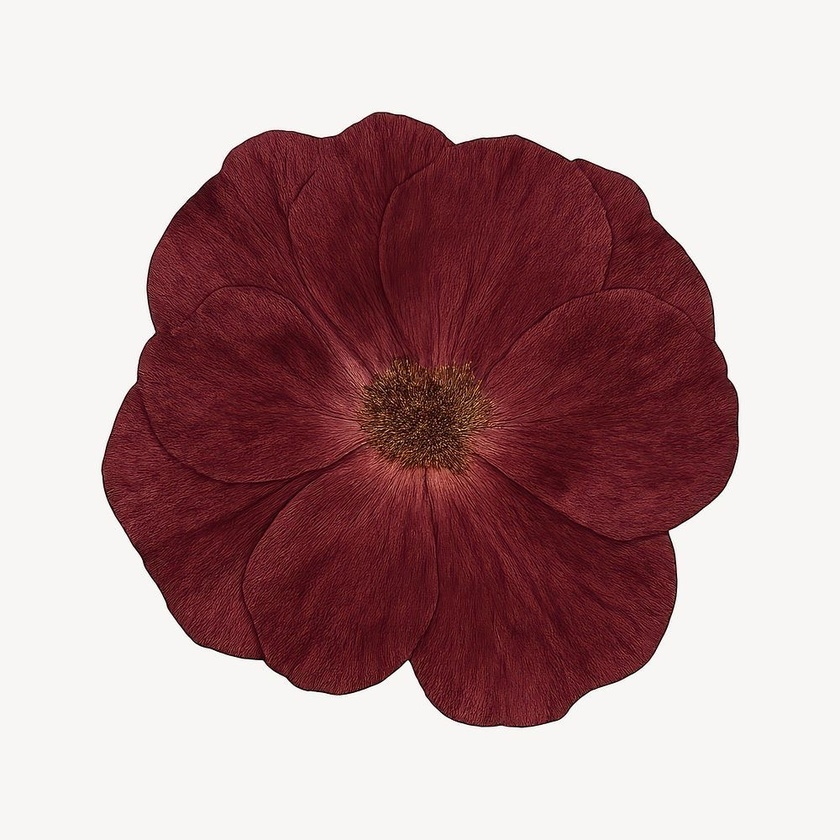
#> input picture test.JPG, 840 x 840 px, shrunk from 1000 x 1000 before the run
$ python main.py
#> lines starting #> are read from the running program, lines starting #| are printed output that depends on the picture; after the words box and inside, x2 and y2 are one past the last pixel; in counts of white or black regions, pixels touching at a corner belong together
import cv2
import numpy as np

# 1. Read your beautiful rose image from Google Drive
image_path = 'test.JPG'
img = cv2.imread(image_path)
#> img is the input picture: shape (840, 840, 3); mean B, G, R 155.7, 154.1, 183.3

if img is None:
    print("Error: Could not read test.JPG. Please make sure the image exists!")
else:
    # 2. Convert BGR to HSV color space
    img_hsv = cv2.cvtColor(img, cv2.COLOR_BGR2HSV)
#> img_hsv: shape (840, 840, 3); mean H, S, V 81.6, 80.9, 183.3

    # 3. Define HSV ranges for detecting red color
    lower_red1 = np.array([0, 50, 40])
    upper_red1 = np.array([10, 255, 255])
    lower_red2 = np.array([170, 50, 40])
    upper_red2 = np.array([180, 255, 255])

    # 4. Create masks for red color ranges
    mask1 = cv2.inRange(img_hsv, lower_red1, upper_red1)
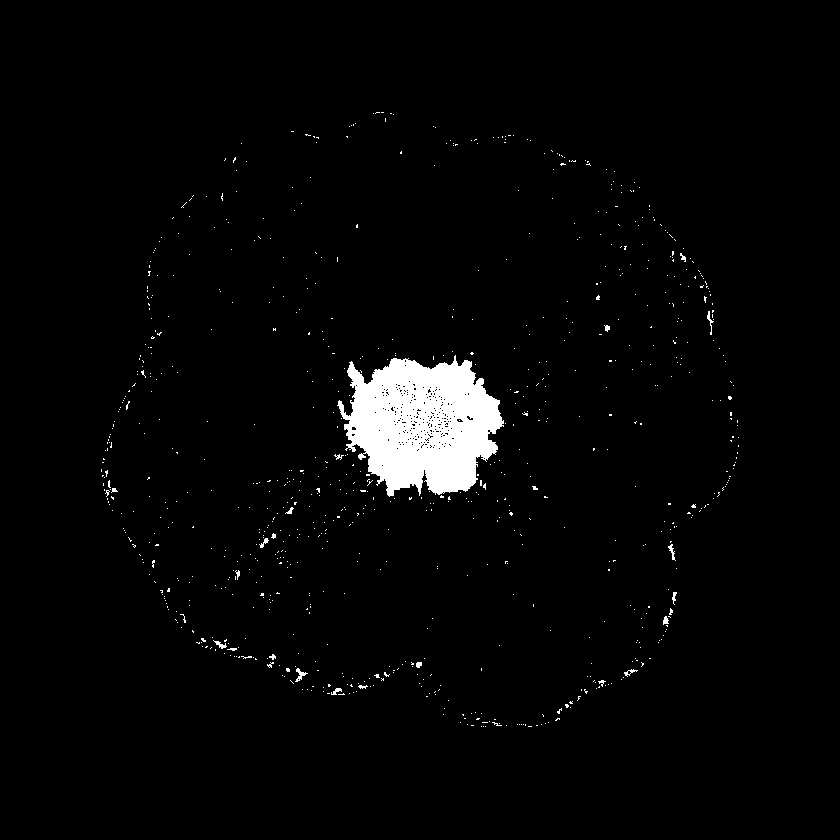
#> mask1: shape (840, 840); 2.6% white; 846 white regions (825 under 20 px), largest, box (x1, y1, x2, y2) and area: (337, 355, 504, 497) 15865, (295, 668, 308, 682) 67, (668, 544, 676, 561) 50
    mask2 = cv2.inRange(img_hsv, lower_red2, upper_red2)
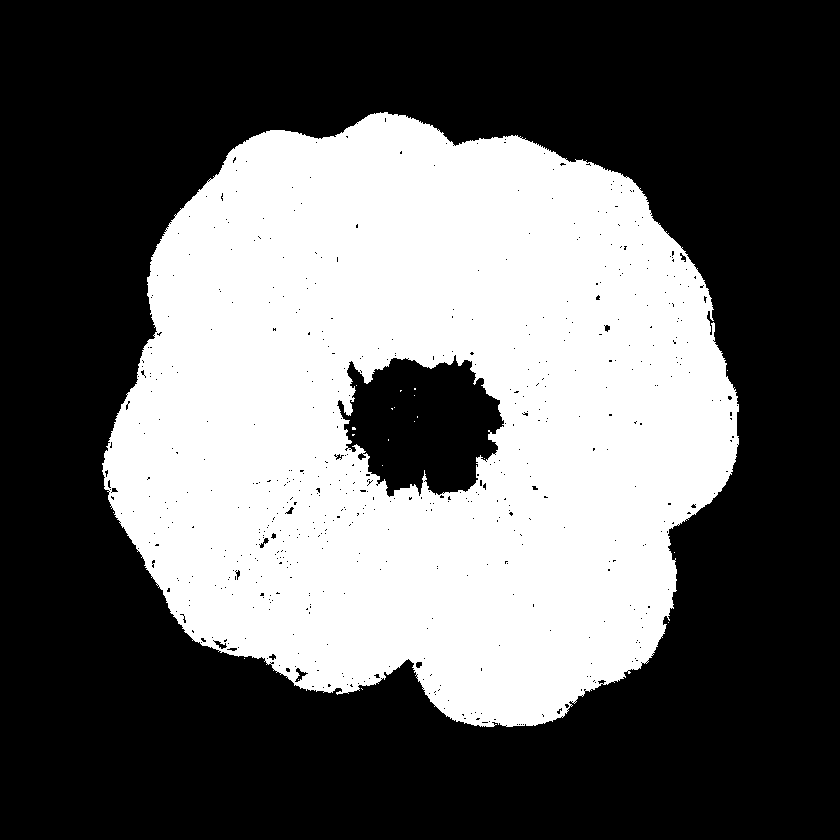
#> mask2: shape (840, 840); 39.2% white; 21 white regions (20 under 20 px), largest, box (x1, y1, x2, y2) and area: (102, 112, 739, 727) 276272
    red_mask = mask1 + mask2
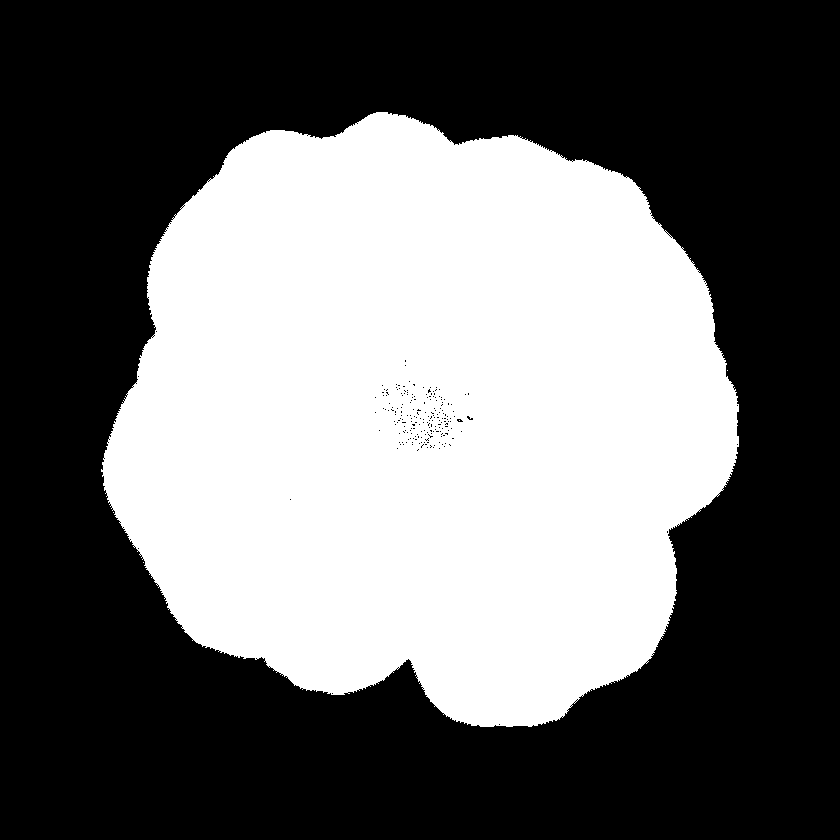
#> red_mask: shape (840, 840); 41.8% white; 5 white regions (4 under 20 px), largest, box (x1, y1, x2, y2) and area: (101, 112, 739, 727) 294734

    # 5. Extract red color components from the rose
    detected_color = cv2.bitwise_and(img, img, mask=red_mask)
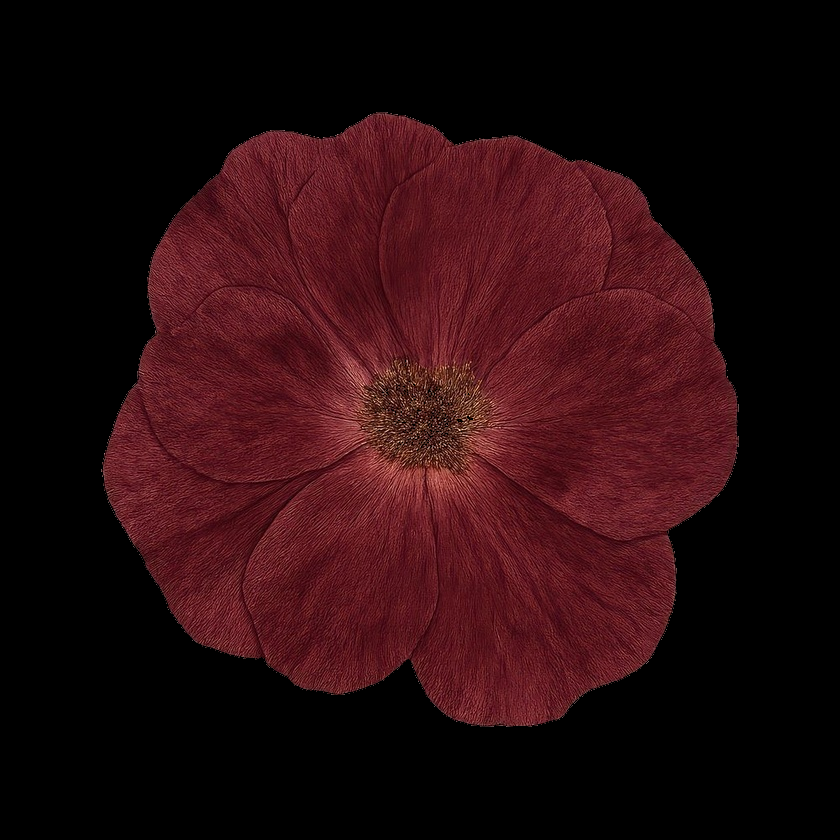
#> detected_color: shape (840, 840, 3); mean B, G, R 14.3, 11.5, 40

    # 6. Save the processed image with CAPITAL extension
    cv2.imwrite('output_rose.JPG', detected_color)
    print("Success! The processed image has been saved as 'output_rose.JPG'")
